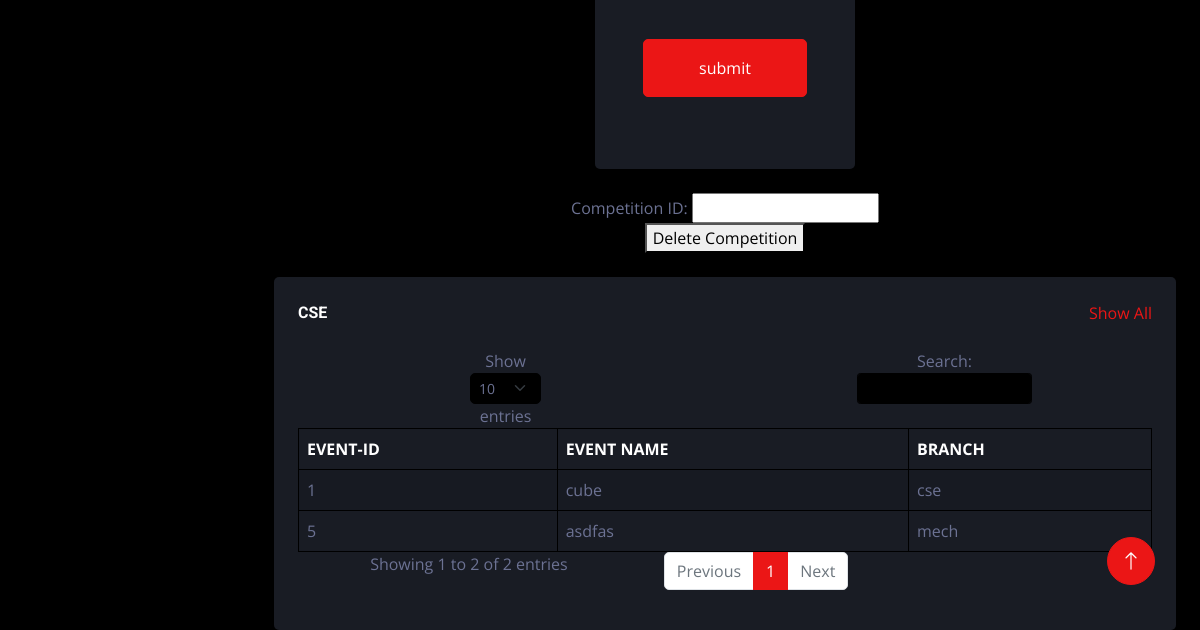
/admin/event-upload.php (signed in, lower part), run on an earlier commit of the app's database.
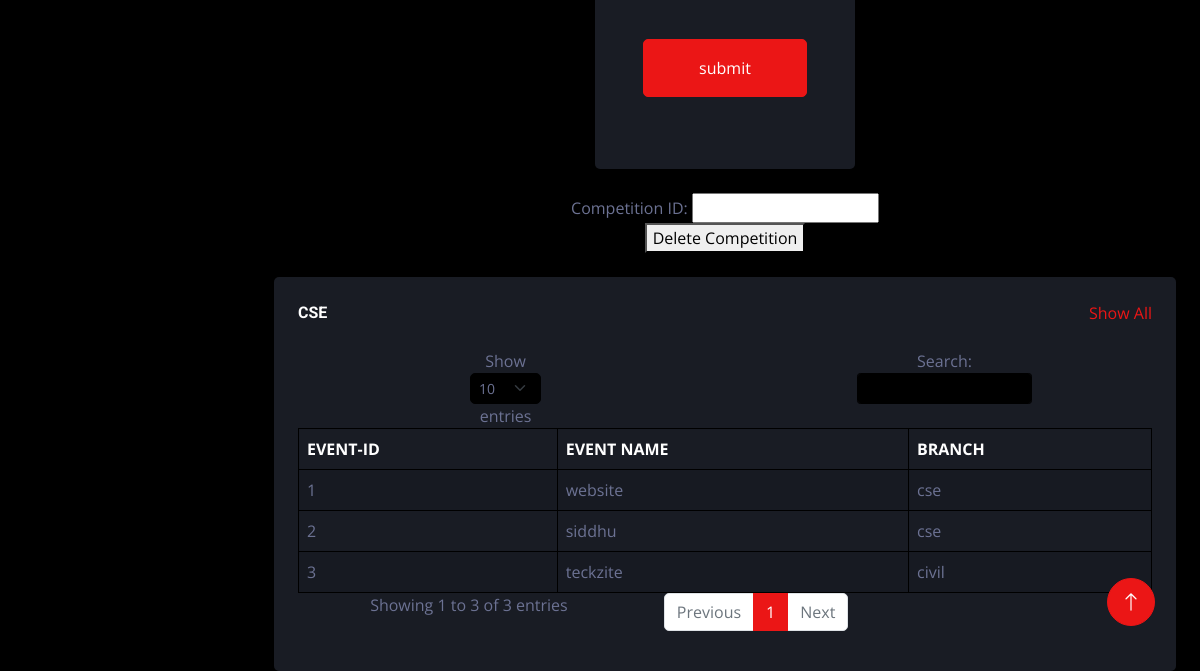
And on a later commit of the database.
### tables this page shows
CREATE TABLE `competitions` (
  `eveSno` int(255) NOT NULL,
  `eveName` varchar(255) NOT NULL,
  `eveDepartment` varchar(255) NOT NULL,
  `eveImg` varchar(255) NOT NULL,
  `description` varchar(255) NOT NULL,
  `structure` text NOT NULL,
  `timeline` varchar(255) NOT NULL,
  `prizeMoney` varchar(255) NOT NULL,
  `contact_info` varchar(255) NOT NULL,
  `minTeam` int(11) NOT NULL,
  `maxTeam` int(11) NOT NULL
);

### admin/event-upload.php (the view, shortened to what this page needs)
<?php
include "repeats/header.php";
    ?>
<div class="container-fluid">
            <div class="row h-100 align-items-center justify-content-center" style="min-height: 100vh;">
                <div class="col-12 col-sm-8 col-md-6 col-lg-5 col-xl-4">
                    <div class="bg-secondary rounded p-4 p-sm-5 my-4 mx-3">
                        <form action="event-upload-code.php" method='post' enctype="multipart/form-data" >
                        <button type="submit" name="event" class="btn btn-primary py-3 w-100 mb-4" >submit</button>
                        </form>
                    </div>
                </div>
            </div>
        </div>
        <form action="event-upload-code.php " class="text-center " method="POST">
  <label for="id">Competition ID:</label>
  <input type="number" id="id" name="id" required>
  <br>
  <button type="submit" name="evedel">Delete Competition</button>
</form>
            <div class="container-fluid pt-4 px-4">
                <div class="bg-secondary text-center rounded p-4">
                    <div class="d-flex align-items-center justify-content-between mb-4">
                        <h6 class="mb-0">CSE</h6>
                        <a href="">Show All</a>
                    </div>
                    <div class="table-responsive">
                        <table class="table text-start align-middle table-bordered table-hover mb-0 table table-striped" id="example">
                            <thead>
                                <tr class="text-white">
                                    <th scope="col">EVENT-ID</th>
                                    <th scope="col">EVENT NAME</th>
                                    <th scope="col">BRANCH</th>
                                </tr>
                            </thead>
                            <?php
$conn = mysqli_connect($db_host, $db_user, $db_password, $db_db);
$sql = "SELECT * FROM competitions";
$result = mysqli_query($conn, $sql);
if (mysqli_num_rows($result) > 0) {
    while($row = mysqli_fetch_array($result)) {
        echo "<tr>";
        echo "<td>" . $row["eveSno"] . "</td>";
        echo "<td>" . $row["eveName"] . "</td>";
        echo "<td>" . $row["eveDepartment"] . "</td>";
    }
} else {
    echo "0 results";
}
                                                ?>
</div>
        <a href="#" class="btn btn-lg btn-primary btn-lg-square back-to-top"><i class="bi bi-arrow-up"></i></a>
    </div>
</div></div>
</body>
</html>

### admin/repeats/header.php (shortened to what this page needs)
<?php
echo '
<!DOCTYPE html>
<html lang="en">
<head>
    <link href="https://cdnjs.cloudflare.com/ajax/libs/font-awesome/5.10.0/css/all.min.css" rel="stylesheet">
    <link href="https://cdn.jsdelivr.net/npm/bootstrap-icons@1.4.1/font/bootstrap-icons.css" rel="stylesheet">
    <link href="lib/owlcarousel/assets/owl.carousel.min.css" rel="stylesheet">
    <link href="lib/tempusdominus/css/tempusdominus-bootstrap-4.min.css" rel="stylesheet" />
    <link href="css/bootstrap.min.css" rel="stylesheet">
    <link href="css/style.css" rel="stylesheet">
</head>
<body>
    <div class="container-fluid position-relative d-flex p-0">
        <div class="content">
 '
?>

### admin/css/style.css (style rules this page uses)
:root { --primary: #16ebdd; --secondary: #191C24; --light: #6C7293; --dark: #000000; }
.back-to-top { position: fixed; display: none; right: 45px; bottom: 45px; z-index: 99; }
.btn { transition: .5s; }
.btn-lg-square { width: 48px; height: 48px; }
.btn-square, .btn-sm-square, .btn-lg-square { padding: 0; display: inline-flex; align-items: center; justify-content: center; font-weight: normal; border-radius: 50px; }
.content { margin-left: 250px; min-height: 100vh; background: var(--dark); transition: 0.5s; }
@media (min-width: 992px) { .content { width: calc(100% - 250px); } }

What changed in the data, as far as the page shows it:
removed competitions: eveSno "5", eveName "asdfas", eveDepartment "mech"
changed competitions id 1: eveName "cube" → "website"
added competitions: eveSno "2", eveName "siddhu", eveDepartment "cse"
added competitions: eveSno "3", eveName "teckzite", eveDepartment "civil"
Also different on the page:
text written by a page script: "Show entries Search: Showing 1 to 2 of 2 entries Previous 1 Next" → "Show entries Search: Showing 1 to 3 of 3 entries Previous 1 Next"
